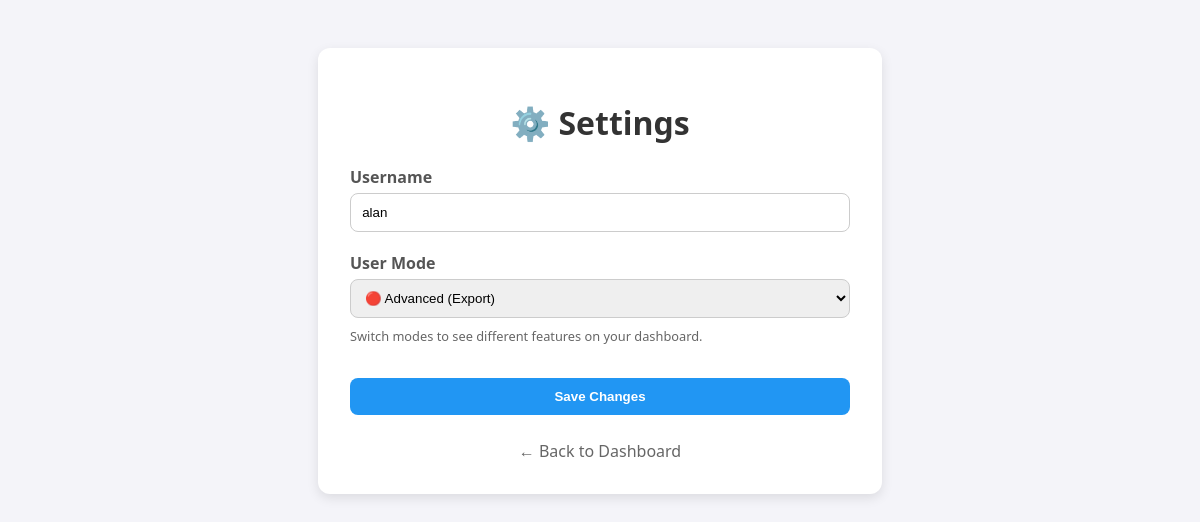
Before: /profile (signed in) with the older database file.
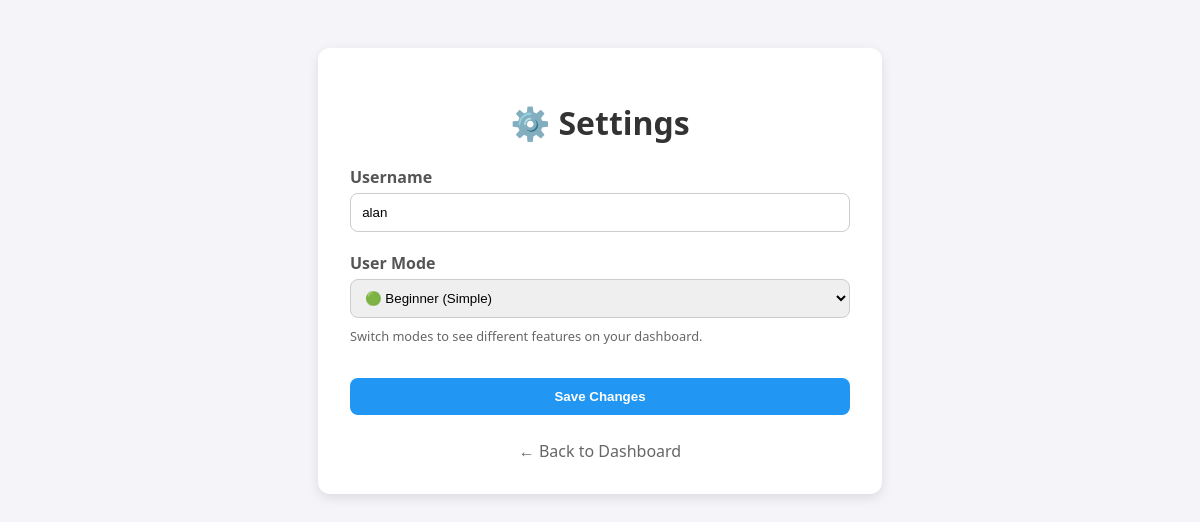
After: the same page with the newer database file.
### app.py (models this page shows)
class User(db.Model):
    id = db.Column(db.Integer, primary_key=True)
    username = db.Column(db.String(100), unique=True, nullable=False)
    password_hash = db.Column(db.String(200), nullable=False)
    level = db.Column(db.String(20), default='beginner', nullable=False)
    expenses = db.relationship('Expense', backref='user', lazy=True, cascade="all, delete-orphan")

### app.py (the view, shortened to what this page needs)
@app.route('/profile', methods=['GET', 'POST'])
@login_required
def profile():
    user = db.session.get(User, session['user_id'])
    return render_template('profile.html', user=user)

### app.py (called while the page is built)
def login_required(f):
    @wraps(f)
    def decorated_function(*args, **kwargs):
        if 'user_id' not in session:
            flash("Please log in to access this page.", "error")
            return redirect(url_for('login'))
        return f(*args, **kwargs)
    return decorated_function

### templates/profile.html (shortened to what this page needs)
{% extends "base.html" %}
{% block content %}
<div class="container" style="max-width: 500px; margin: 3rem auto;">
    <h1>⚙️ Settings</h1>
    <form method="POST" action="{{ url_for('profile') }}" style="display:flex; flex-direction:column; gap:15px; margin-top:20px;">
        <div style="text-align:left;">
            <label style="font-weight:bold; color:#555;">Username</label>
            <input name="username" value="{{ user.username }}" required>
        </div>
        <div style="text-align:left;">
            <label style="font-weight:bold; color:#555;">User Mode</label>
            <select name="level" style="padding:10px; border-radius:8px; border:1px solid #ccc;">
                <option value="beginner" {% if user.level == 'beginner' %}selected{% endif %}>🟢 Beginner (Simple)</option>
                <option value="advanced" {% if user.level == 'advanced' %}selected{% endif %}>🔴 Advanced (Export)</option>
            </select>
            <p style="font-size:0.8rem; color:#666; margin-top:5px;">
                Switch modes to see different features on your dashboard.
            </p>
        </div>
        <button type="submit" style="background-color:#2196F3;">Save Changes</button>
    </form>
    <div style="margin-top:20px; text-align:center;">
        <a href="{{ url_for('index') }}" style="text-decoration:none; color:#666;">← Back to Dashboard</a>
    </div>
</div>
{% endblock %}

### templates/base.html (shortened to what this page needs)
<!DOCTYPE html>
<html lang="en">
<head>
    <link rel="stylesheet" href="{{ url_for('static', filename='style.css') }}">
</head>
<body>
    {% block content %}{% endblock %}
</body>
</html>

### static/style.css (style rules this page uses)
body { font-family: "Segoe UI", sans-serif; background: #f4f4f9; margin: 0; padding: 0; }
.container { max-width: 600px; margin: 3rem auto; padding: 2rem; background: #fff; border-radius: 12px; box-shadow: 0 4px 12px rgba(0,0,0,0.1); }
h1, h2, h3 { text-align: center; color: #333; }
input, select, button { width: 100%; padding: 0.7rem; margin: 0.3rem 0; border-radius: 8px; border: 1px solid #ccc; box-sizing: border-box; }
button { background: #4CAF50; color: white; font-weight: bold; cursor: pointer; border: none; transition: background 0.3s; }
a { color: #2196F3; text-decoration: none; }

Changed rows visible on the page:
changed User "alan": level "🔴 Advanced (Export)" → "🟢 Beginner (Simple)"
